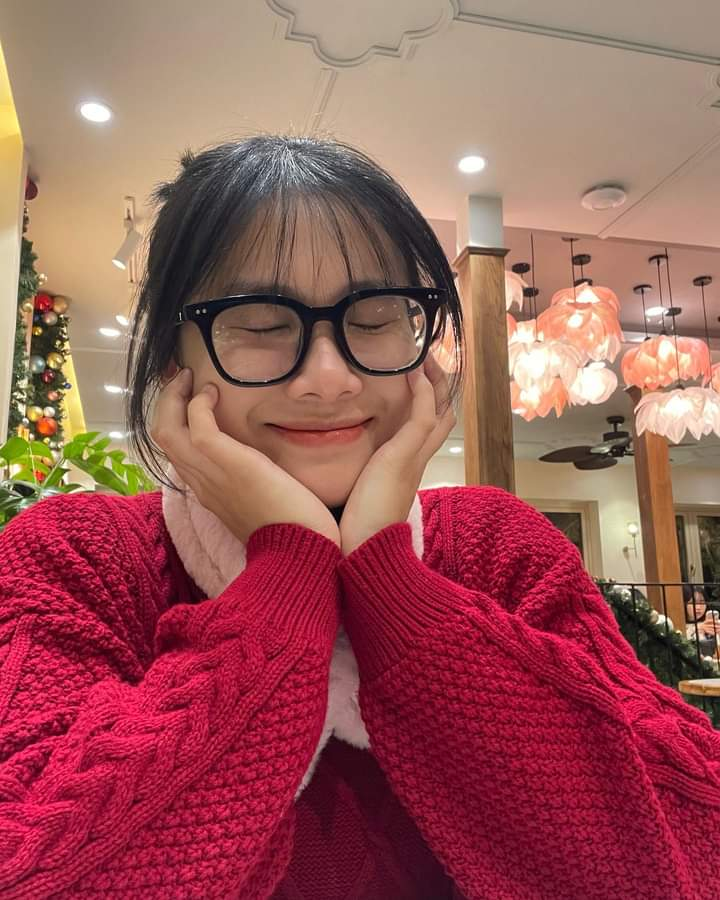
#> input picture Ling_image.jpg, 720 x 900 px
$ jupyter execute 'Mode image.ipynb'
#> lines starting #> are read from the running program, lines starting #| are printed output that depends on the picture
[cell 1]
import matplotlib.pyplot as plt
import numpy as np
import cv2

[cell 2]
img = cv2.imread('Ling_image.jpg')
#> img is the input picture: shape (900, 720, 3); mean B, G, R 87.8, 88.7, 154.6
grayscale = cv2.cvtColor(img,cv2.COLOR_BGR2GRAY)
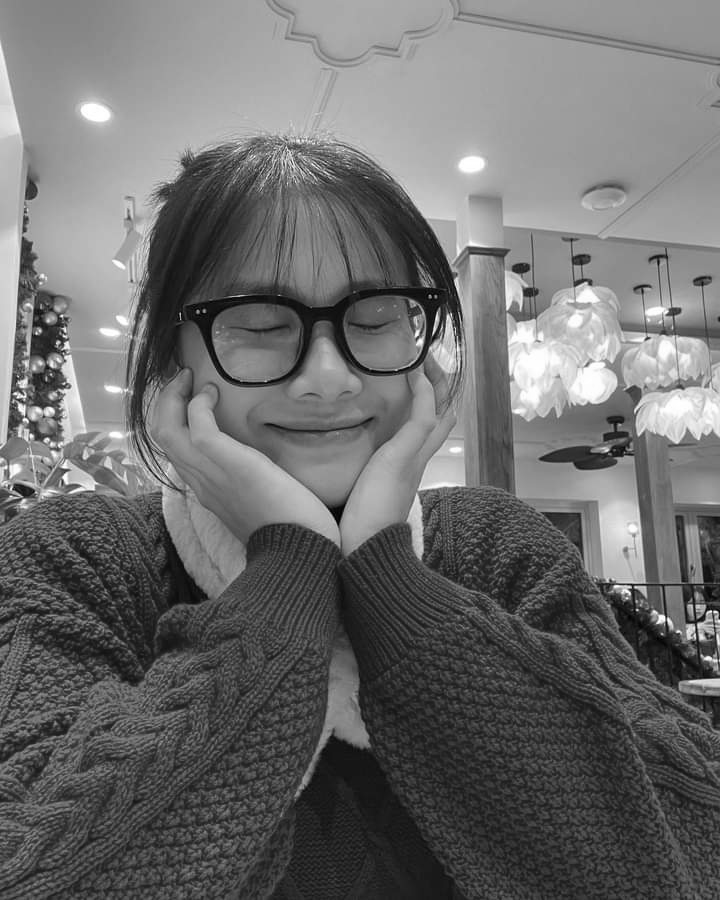
#> grayscale: shape (900, 720); min 0, max 255, mean 108.3
rgb = cv2.cvtColor(img, cv2.COLOR_BGR2RGB)

[cell 3]
f, (ax1, ax2, ax3) = plt.subplots(1,3,figsize=(30,8))
ax1.set_title('BRG')
ax1.imshow(img)
ax2.set_title('RGB')
ax2.imshow(rgb)
ax3.set_title('GRAY')
ax3.imshow(grayscale, cmap = 'gray')
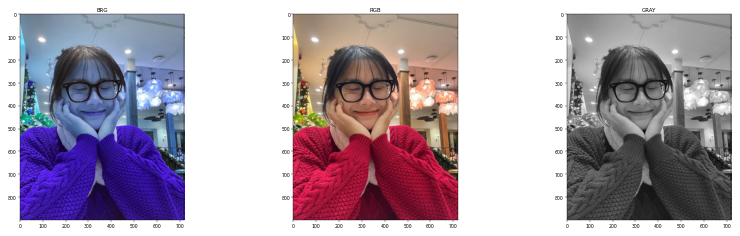
#> figure drawn by matplotlib, 3 panels; B, G, R data is drawn as R, G, B

[cell 4]
hist, bins = np.histogram(grayscale.flatten(),256, [0,256])
#> hist = 256 values, max 6292 at index 146, min 6 at index 1, mean 2531.2; bins = 257 values from 0 to 256
cdf = hist.cumsum()
#> cdf = 256 values from 7 to 648000
cdf_normalized = cdf * float(hist.max()) / cdf.max()
#> cdf_normalized = 256 values from 0.068 to 6292
plt.plot(cdf_normalized, color = 'b')
plt.hist(img.flatten(),256,[0,256], color = 'r')
plt.xlim([0,256])
plt.legend(('cdf','histogram'), loc ='upper left')
plt.show
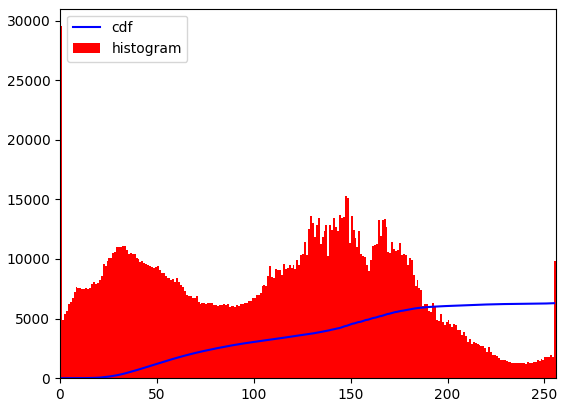
#> figure drawn by matplotlib, 1 panel; tallest bar 29528 high, from x = 0 to 1; curve peaks at x = 255, y = 6292

[cell 5]
text = "Love"
font = cv2.FONT_HERSHEY_SIMPLEX
font_scale = 1.0
font_thickness = 2
text_color = (255, 255, 255)  # White color in BGR
text_position = (50, 150)  # (x, y) coordinates
image_with_text = cv2.putText(img, text, text_position,font, font_scale, text_color, font_thickness )
cv2.imshow('Ling', image_with_text)
cv2.waitKey(0)
cv2.destroyAllWindows()
